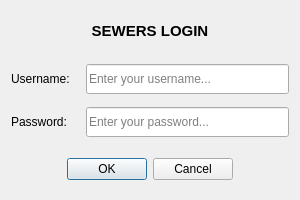
<?xml version="1.0" encoding="UTF-8"?>
<ui version="4.0">
 <class>loginDialog</class>
 <widget class="QDialog" name="loginDialog">
  <property name="geometry">
   <rect>
    <x>0</x>
    <y>0</y>
    <width>300</width>
    <height>200</height>
   </rect>
  </property>
  <property name="minimumSize">
   <size>
    <width>300</width>
    <height>200</height>
   </size>
  </property>
  <property name="maximumSize">
   <size>
    <width>300</width>
    <height>200</height>
   </size>
  </property>
  <property name="windowTitle">
   <string>Sewers Login</string>
  </property>
  <property name="windowIcon">
   <iconset>
    <normaloff>../sewersIcon.ico</normaloff>../sewersIcon.ico</iconset>
  </property>
  <property name="modal">
   <bool>false</bool>
  </property>
  <layout class="QVBoxLayout" name="verticalLayout">
   <item>
    <layout class="QGridLayout" name="loginLayout">
     <property name="spacing">
      <number>13</number>
     </property>
     <item row="2" column="1">
      <widget class="QLineEdit" name="passwordLineEdit">
       <property name="minimumSize">
        <size>
         <width>0</width>
         <height>30</height>
        </size>
       </property>
       <property name="maximumSize">
        <size>
         <width>16777215</width>
         <height>30</height>
        </size>
       </property>
       <property name="focusPolicy">
        <enum>Qt::StrongFocus</enum>
       </property>
       <property name="echoMode">
        <enum>QLineEdit::Password</enum>
       </property>
       <property name="placeholderText">
        <string>Enter your password...</string>
       </property>
      </widget>
     </item>
     <item row="0" column="0" colspan="2">
      <widget class="QLabel" name="loginLabel">
       <property name="maximumSize">
        <size>
         <width>16777215</width>
         <height>50</height>
        </size>
       </property>
       <property name="font">
        <font>
         <pointsize>11</pointsize>
         <weight>75</weight>
         <bold>true</bold>
        </font>
       </property>
       <property name="text">
        <string>SEWERS LOGIN</string>
       </property>
       <property name="alignment">
        <set>Qt::AlignCenter</set>
       </property>
      </widget>
     </item>
     <item row="2" column="0">
      <widget class="QLabel" name="passwordLabel">
       <property name="text">
        <string>Password: </string>
       </property>
      </widget>
     </item>
     <item row="1" column="1">
      <widget class="QLineEdit" name="usernameLineEdit">
       <property name="minimumSize">
        <size>
         <width>0</width>
         <height>30</height>
        </size>
       </property>
       <property name="placeholderText">
        <string>Enter your username...</string>
       </property>
      </widget>
     </item>
     <item row="1" column="0">
      <widget class="QLabel" name="usernameLabel">
       <property name="text">
        <string>Username: </string>
       </property>
      </widget>
     </item>
     <item row="3" column="0" colspan="2">
      <widget class="QDialogButtonBox" name="loginButtonBox">
       <property name="minimumSize">
        <size>
         <width>0</width>
         <height>30</height>
        </size>
       </property>
       <property name="maximumSize">
        <size>
         <width>16777215</width>
         <height>40</height>
        </size>
       </property>
       <property name="orientation">
        <enum>Qt::Horizontal</enum>
       </property>
       <property name="standardButtons">
        <set>QDialogButtonBox::Cancel|QDialogButtonBox::Ok</set>
       </property>
       <property name="centerButtons">
        <bool>true</bool>
       </property>
      </widget>
     </item>
    </layout>
   </item>
  </layout>
 </widget>
 <tabstops>
  <tabstop>usernameLineEdit</tabstop>
  <tabstop>passwordLineEdit</tabstop>
 </tabstops>
 <resources/>
 <connections>
  <connection>
   <sender>loginButtonBox</sender>
   <signal>accepted()</signal>
   <receiver>loginDialog</receiver>
   <slot>accept()</slot>
   <hints>
    <hint type="sourcelabel">
     <x>248</x>
     <y>254</y>
    </hint>
    <hint type="destinationlabel">
     <x>157</x>
     <y>274</y>
    </hint>
   </hints>
  </connection>
  <connection>
   <sender>loginButtonBox</sender>
   <signal>rejected()</signal>
   <receiver>loginDialog</receiver>
   <slot>reject()</slot>
   <hints>
    <hint type="sourcelabel">
     <x>316</x>
     <y>260</y>
    </hint>
    <hint type="destinationlabel">
     <x>286</x>
     <y>274</y>
    </hint>
   </hints>
  </connection>
 </connections>
</ui>
